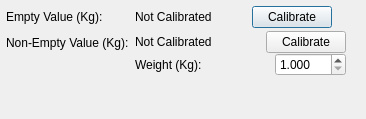
<?xml version="1.0" encoding="UTF-8"?>
<ui version="4.0">
 <class>CalibrateKegMeterDialog</class>
 <widget class="QDialog" name="CalibrateKegMeterDialog">
  <property name="geometry">
   <rect>
    <x>0</x>
    <y>0</y>
    <width>366</width>
    <height>119</height>
   </rect>
  </property>
  <property name="windowTitle">
   <string>Dialog</string>
  </property>
  <layout class="QFormLayout" name="formLayout">
   <property name="fieldGrowthPolicy">
    <enum>QFormLayout::FieldsStayAtSizeHint</enum>
   </property>
   <property name="verticalSpacing">
    <number>3</number>
   </property>
   <property name="leftMargin">
    <number>6</number>
   </property>
   <property name="topMargin">
    <number>6</number>
   </property>
   <property name="rightMargin">
    <number>6</number>
   </property>
   <property name="bottomMargin">
    <number>6</number>
   </property>
   <item row="0" column="0">
    <widget class="QLabel" name="emptyCalLbl">
     <property name="text">
      <string>Empty Value (Kg):</string>
     </property>
    </widget>
   </item>
   <item row="0" column="1">
    <layout class="QHBoxLayout" name="horizontalLayout_2">
     <item>
      <widget class="QLabel" name="emptyCalStatusLbl">
       <property name="sizePolicy">
        <sizepolicy hsizetype="Preferred" vsizetype="Preferred">
         <horstretch>0</horstretch>
         <verstretch>0</verstretch>
        </sizepolicy>
       </property>
       <property name="minimumSize">
        <size>
         <width>0</width>
         <height>0</height>
        </size>
       </property>
       <property name="text">
        <string>Not Calibrated</string>
       </property>
       <property name="buddy">
        <cstring>emptyCalBtn</cstring>
       </property>
      </widget>
     </item>
     <item>
      <spacer name="horizontalSpacer">
       <property name="orientation">
        <enum>Qt::Horizontal</enum>
       </property>
       <property name="sizeHint" stdset="0">
        <size>
         <width>40</width>
         <height>20</height>
        </size>
       </property>
      </spacer>
     </item>
     <item>
      <widget class="QPushButton" name="emptyCalBtn">
       <property name="text">
        <string>Calibrate</string>
       </property>
      </widget>
     </item>
    </layout>
   </item>
   <item row="4" column="0">
    <widget class="QLabel" name="nonEmptyCalLbl">
     <property name="text">
      <string>Non-Empty Value (Kg):</string>
     </property>
     <property name="buddy">
      <cstring>nonEmptyCalSpinBox</cstring>
     </property>
    </widget>
   </item>
   <item row="4" column="1">
    <layout class="QVBoxLayout" name="verticalLayout">
     <property name="spacing">
      <number>0</number>
     </property>
     <item>
      <layout class="QHBoxLayout" name="horizontalLayout_3">
       <item>
        <widget class="QLabel" name="nonEmptyCalStatusLbl">
         <property name="sizePolicy">
          <sizepolicy hsizetype="Preferred" vsizetype="Preferred">
           <horstretch>0</horstretch>
           <verstretch>0</verstretch>
          </sizepolicy>
         </property>
         <property name="minimumSize">
          <size>
           <width>0</width>
           <height>0</height>
          </size>
         </property>
         <property name="text">
          <string>Not Calibrated</string>
         </property>
         <property name="buddy">
          <cstring>nonEmptyCalBtn</cstring>
         </property>
        </widget>
       </item>
       <item>
        <spacer name="horizontalSpacer_2">
         <property name="orientation">
          <enum>Qt::Horizontal</enum>
         </property>
         <property name="sizeHint" stdset="0">
          <size>
           <width>40</width>
           <height>20</height>
          </size>
         </property>
        </spacer>
       </item>
       <item>
        <widget class="QPushButton" name="nonEmptyCalBtn">
         <property name="text">
          <string>Calibrate</string>
         </property>
        </widget>
       </item>
      </layout>
     </item>
     <item>
      <layout class="QHBoxLayout" name="horizontalLayout">
       <item>
        <widget class="QLabel" name="weightMassLbl">
         <property name="minimumSize">
          <size>
           <width>100</width>
           <height>0</height>
          </size>
         </property>
         <property name="text">
          <string>Weight (Kg):</string>
         </property>
         <property name="buddy">
          <cstring>nonEmptyCalSpinBox</cstring>
         </property>
        </widget>
       </item>
       <item>
        <spacer name="horizontalSpacer_3">
         <property name="orientation">
          <enum>Qt::Horizontal</enum>
         </property>
         <property name="sizeHint" stdset="0">
          <size>
           <width>40</width>
           <height>20</height>
          </size>
         </property>
        </spacer>
       </item>
       <item>
        <widget class="QDoubleSpinBox" name="nonEmptyCalSpinBox">
         <property name="decimals">
          <number>3</number>
         </property>
         <property name="minimum">
          <double>1.000000000000000</double>
         </property>
         <property name="maximum">
          <double>150.000000000000000</double>
         </property>
         <property name="value">
          <double>1.000000000000000</double>
         </property>
        </widget>
       </item>
      </layout>
     </item>
    </layout>
   </item>
  </layout>
 </widget>
 <resources/>
 <connections/>
</ui>
